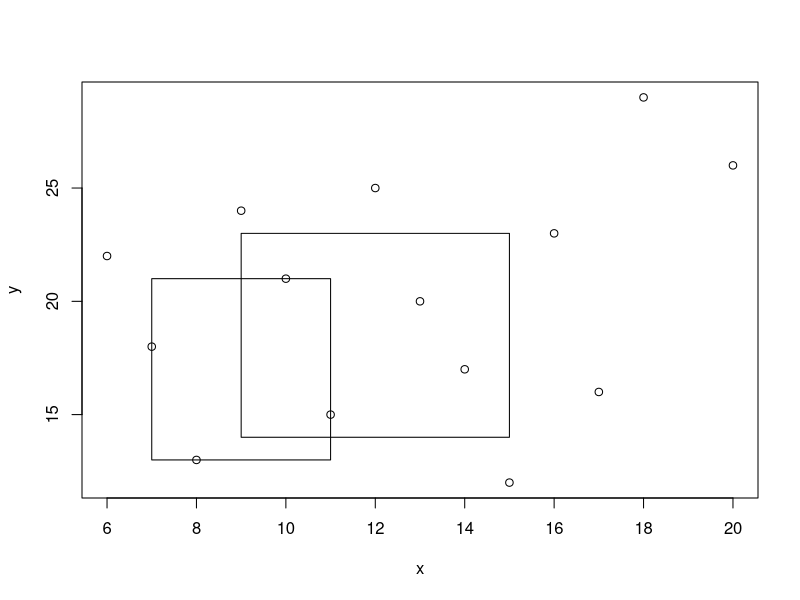
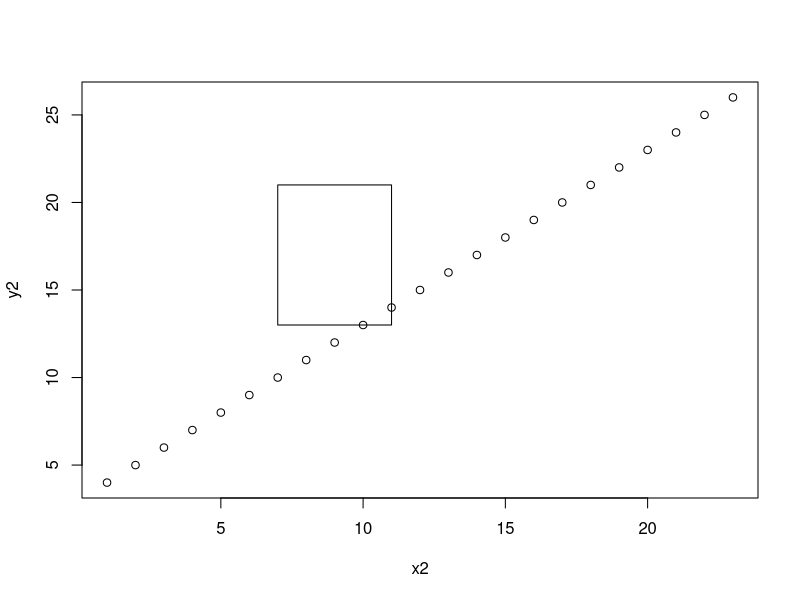
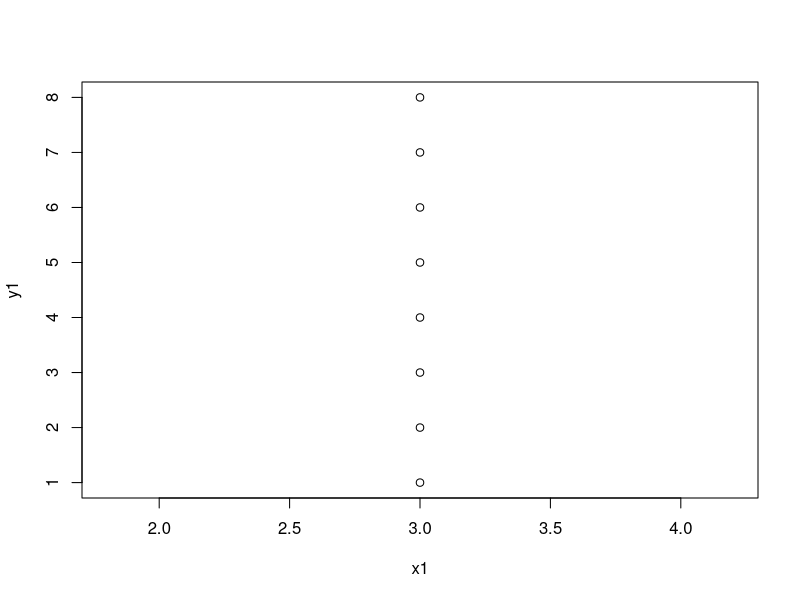

R code for these plots, in order:
x <- c(6,7,8,9,10,11,12,13,14,15,16,17,18,20)
y <- c(22,18,13,24,21,15,25,20,17,12,23,16,29,26)
plot(x,y)

rect(9, 14, 15, 23,
     col=NULL, border=par("fg"), lty=NULL, lwd=par("lwd"), xpd=FALSE)
rect(7, 13, 11, 21,
     col=NULL, border=par("fg"), lty=NULL, lwd=par("lwd"), xpd=FALSE)

x1 <- c(3,3,3,3,3,3,3,3)
y1 <- c(1,2,3,4,5,6,7,8)

x2 <- c(1,2,3,4,5,6,7,8,9,10,11,12,13,14,15,16,17,18,19,20,21,22,23)
y2 <- c(4,5,6,7,8,9,10,11,12,13,14,15,16,17,18,19,20,21,22,23,24,25,26)
plot(x2,y2)
rect(7, 13, 11, 21,
     col=NULL, border=par("fg"), lty=NULL, lwd=par("lwd"), xpd=FALSE)
plot(x1,y1)